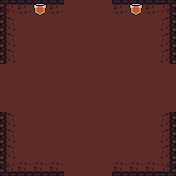

A level layout from a 2D game, rendered from its tile map. Below: a short description, then the map file with its tile-grid data intact:
An orthogonal 11x11 tile map with 16x16 px tiles, 3 tile layers (Floor, Wall, Item), 2 tilesets and 12 objects.

<map version="1.4" tiledversion="1.4.1" orientation="orthogonal" renderorder="left-up" width="11" height="11" tilewidth="16" tileheight="16" infinite="0" nextlayerid="9" nextobjectid="17">
 <tileset firstgid="1" source="Dungeon Tileset.tsx" />
 <tileset firstgid="271" source="Dungeon_Tileset2.tsx" />
 <layer id="1" name="Floor" width="11" height="11">
  <properties>
   <property name="unity:layer" value="BackGround" />
  </properties>
  <data encoding="csv">
142,142,142,142,142,142,142,142,142,142,142,
142,142,142,142,142,142,142,142,142,142,142,
142,142,142,142,142,142,142,142,142,142,142,
142,142,142,142,142,142,142,142,142,142,142,
142,142,142,142,142,142,142,142,142,142,142,
142,142,142,142,142,142,142,142,142,142,142,
142,142,142,142,142,142,142,142,142,142,142,
142,142,142,142,142,142,142,142,142,142,142,
142,142,142,142,142,142,142,142,142,142,142,
142,142,142,142,142,142,142,142,142,142,142,
142,142,142,142,142,142,142,142,142,142,142
</data>
 </layer>
 <layer id="2" name="Wall" width="11" height="11">
  <properties>
   <property name="unity:layer" value="Wall" />
  </properties>
  <data encoding="csv">
114,115,115,115,0,0,0,115,115,115,116,
141,0,0,0,0,0,0,0,0,0,143,
141,0,0,0,0,0,0,0,0,0,143,
141,0,0,0,0,0,0,0,0,0,143,
0,0,0,0,0,0,0,0,0,0,0,
0,0,0,0,0,0,0,0,0,0,0,
0,0,0,0,0,0,0,0,0,0,0,
141,0,0,0,0,0,0,0,0,0,143,
141,0,0,0,0,0,0,0,0,0,143,
141,0,0,0,0,0,0,0,0,0,143,
168,169,169,169,0,0,0,169,169,169,170
</data>
 </layer>
 <layer id="8" name="Item" width="11" height="11">
  <data encoding="csv">
0,0,345,0,0,0,0,0,345,0,0,
0,0,0,0,0,0,0,0,0,0,0,
0,0,0,0,0,0,0,0,0,0,0,
0,0,0,0,0,0,0,0,0,0,0,
0,0,0,0,0,0,0,0,0,0,0,
0,0,0,0,0,0,0,0,0,0,0,
0,0,0,0,0,0,0,0,0,0,0,
0,0,0,0,0,0,0,0,0,0,0,
0,0,0,0,0,0,0,0,0,0,0,
0,0,0,0,0,0,0,0,0,0,0,
0,0,0,0,0,0,0,0,0,0,0
</data>
 </layer>
 <group id="4" name="通道墙">
  <objectgroup id="3" name="LeftChannelWall">
   <properties>
    <property name="unity:Tag" value="ChannelWall" />
    <property name="unity:layer" value="Wall" />
   </properties>
   <object id="11" gid="141" x="0" y="80" width="16" height="16" />
   <object id="12" gid="141" x="0" y="96" width="16" height="16" />
   <object id="13" gid="141" x="0" y="112" width="16" height="16" />
  </objectgroup>
  <objectgroup id="5" name="BottomChannelWall">
   <properties>
    <property name="unity:Tag" value="ChannelWall" />
    <property name="unity:layer" value="Wall" />
   </properties>
   <object id="8" gid="169" x="96" y="176" width="16" height="16" />
   <object id="9" gid="169" x="80" y="176" width="16" height="16" />
   <object id="10" gid="169" x="64" y="176" width="16" height="16" />
  </objectgroup>
  <objectgroup id="6" name="RightChannelWall">
   <properties>
    <property name="unity:Tag" value="ChannelWall" />
    <property name="unity:layer" value="Wall" />
   </properties>
   <object id="5" gid="143" x="160" y="80" width="16" height="16" />
   <object id="6" gid="143" x="160" y="96" width="16" height="16" />
   <object id="7" gid="143" x="160" y="112" width="16" height="16" />
  </objectgroup>
  <objectgroup id="7" name="TopChannelWall">
   <properties>
    <property name="unity:Tag" value="ChannelWall" />
    <property name="unity:layer" value="Wall" />
   </properties>
   <object id="1" gid="115" x="96" y="16" width="16" height="16" />
   <object id="2" gid="115" x="80" y="16" width="16" height="16" />
   <object id="3" gid="115" x="64" y="16" width="16" height="16" />
  </objectgroup>
 </group>
</map>
